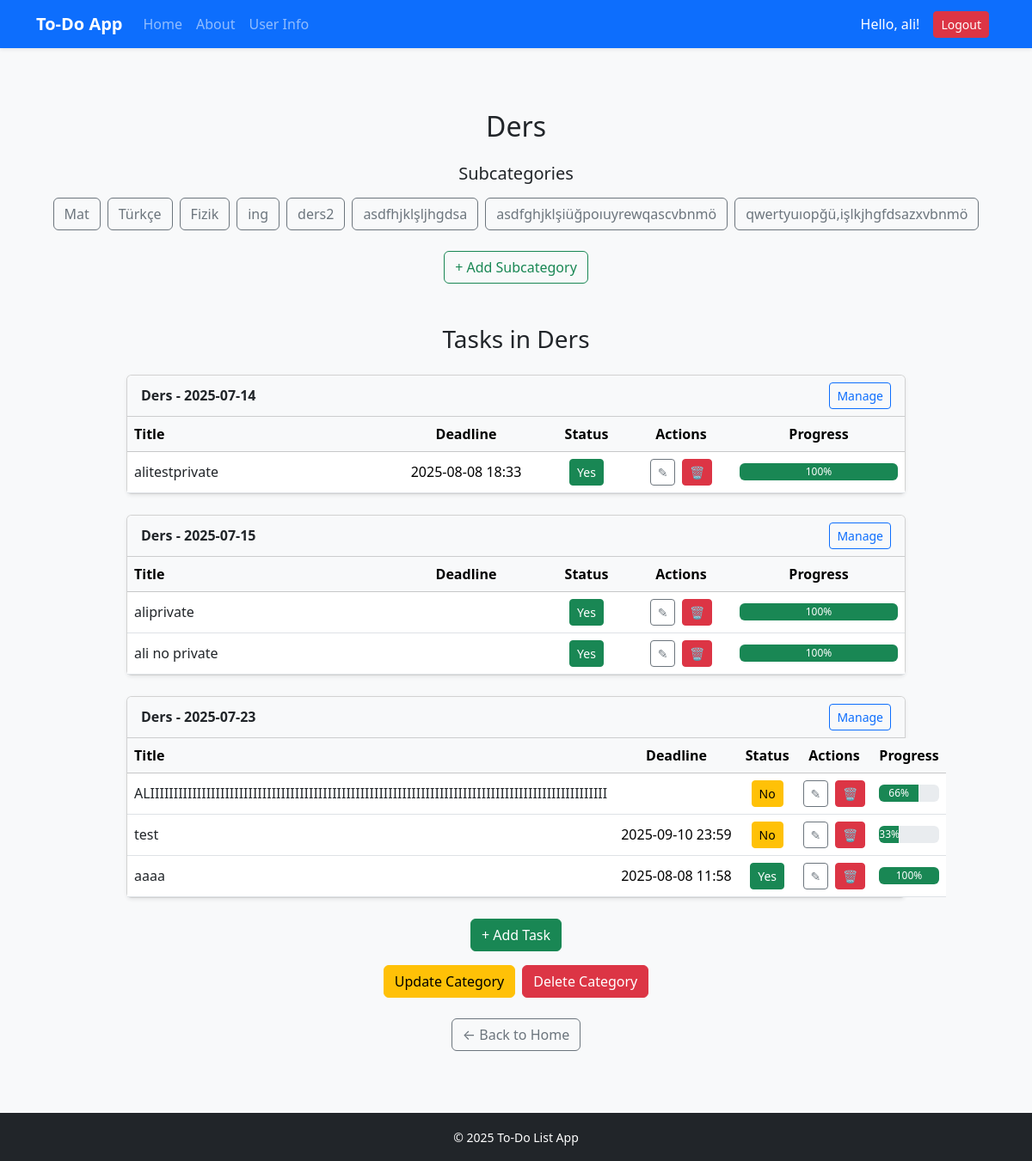
/category/1/ (signed in), run on the app's committed database.
### todo_app/models.py (models this page shows, shortened)
class Category(models.Model):
    name = models.CharField(max_length=100)
    parent = models.ForeignKey('self',on_delete=models.CASCADE,null=True,blank=True,related_name='subcategories')

class DailyTodoList(models.Model):
    category = models.ForeignKey(Category, on_delete=models.CASCADE, null=True, blank=True, related_name='daily_lists')
    name = models.CharField(max_length=100)
    date = models.DateField(default=datetime.today)
    user = models.ForeignKey(User, on_delete=models.CASCADE)

class Todos(models.Model):
    title = models.CharField(max_length=100, blank=True)
    description = models.TextField(max_length=1000, blank=True)
    finished = models.BooleanField(default=False)
    date_created = models.DateTimeField(default=now, blank=True)
    finished_date = models.DateTimeField(null=True, blank=True)
    deadline = models.DateTimeField(null=True, blank=True)
    is_private = models.BooleanField(default=True)
    daily_list = models.ForeignKey('DailyTodoList', on_delete=models.CASCADE, related_name='todos', null=True, blank=True)
    user = models.ForeignKey(User, on_delete=models.CASCADE)
    @property
    def progress(self):
        items = self.items.all()
        total = items.count()
        if total == 0:
            return 0
        done = items.filter(done=True).count()
        return int((done / total) * 100)
    class Meta:
        verbose_name = "Todo"
        verbose_name_plural = "Todos"

### todo_app/views.py (the view)
# urls.py: path('category/<int:category_id>/', views.category_view, name='category_view'),
@login_required
def category_view(request, category_id):
    category = get_object_or_404(Category, id=category_id)
    if request.user.is_superuser:
        daily_lists = DailyTodoList.objects.filter(category=category)
    else:
        daily_lists = DailyTodoList.objects.filter(category=category, user=request.user)
    subcategories = category.subcategories.all()
    return render(request, "todo_app/category_view.html", {
        'category': category,
        'daily_lists': daily_lists,
        'subcategories': subcategories,
    })

### todo_app/templates/todo_app/category_view.html (shortened to what this page needs)
{% extends "todo_app/base.html" %}
{% load static %}
{% block content %}
<div class="container my-5">
  <h2 class="text-center mb-3">{{ category.name }}</h2>
  {% if category.subcategories.exists %}
    <div class="text-center mt-4">
      <h5>Subcategories</h5>
      <div class="d-flex flex-wrap justify-content-center gap-2 mt-3">
        {% for sub in category.subcategories.all %}
          <a href="{% url 'category_view' sub.id %}" class="btn btn-outline-secondary">{{ sub.name }}</a>
        {% endfor %}
      </div>
    </div>
  {% else %}
    <p class="text-muted text-center mt-3">No subcategories found.</p>
  {% endif %}
  <div class="text-center my-4">
    <a class="btn btn-outline-success" href="{% url 'add_subcategory' category.id %}">+ Add Subcategory</a>
  </div>
  <h3 class="text-center mt-5 mb-4">Tasks in {{ category.name }}</h3>
  {% if daily_lists %}
    {% for dlist in daily_lists %}
      <div class="row justify-content-center mb-4">
        <div class="col-md-10">
          <div class="card shadow-sm">
            <div class="card-header bg-light d-flex justify-content-between align-items-center">
              <strong>{{ dlist.name }}</strong>
              <a href="{% url 'daily_list_detail' dlist.id %}" class="btn btn-sm btn-outline-primary">Manage</a>
            </div>
            <div class="card-body p-0">
              {% if dlist.todos.all %}
                <table class="table mb-0 text-nowrap align-middle">
                  <thead class="table-light">
                    <tr>
                      <th class="text-start">Title</th>
                      <th class="text-center" style="width: 180px;">Deadline</th>
                      <th class="text-center" style="width: 100px;">Status</th>
                      <th class="text-center" style="width: 120px;">Actions</th>
                      <th class="text-center" style="width: 200px;">Progress</th>
                    </tr>
                  </thead>
                  <tbody>
                    {% for todo in dlist.todos.all %}
                      <tr>
                        <td class="text-start">
                          <a href="{% url 'description' todo.id %}" class="text-decoration-none text-dark">
                            {{ todo.title }}
                          </a>
                        </td>
                        <td class="text-center">{{ todo.deadline|date:"Y-m-d H:i" }}</td>
                        <td class="text-center">
                          <button
                            class="btn btn-sm toggle-status-btn {% if todo.finished %}btn-success{% else %}btn-warning{% endif %}"
                            data-id="{{ todo.id }}">
                            {% if todo.finished %}Yes{% else %}No{% endif %}
                          </button>
                        </td>
                        <td class="text-center">
                          <div class="d-flex justify-content-center gap-2">
                            <a href="{% url 'update' todo.id %}" class="btn btn-outline-secondary btn-sm">✎</a>
                            <form method="POST" action="{% url 'delete' todo.id %}" class="d-inline">
                              <button type="submit" class="btn btn-danger btn-sm"
                                onclick="return confirm('Are you sure you want to delete this task?')">🗑</button>
                            </form>
                          </div>
                        </td>
                        <td class="text-center">
                          <div class="progress w-100" style="height: 20px;">
                            <div class="progress-bar bg-success"
                                role="progressbar"
                                style="width: {{ todo.progress }}%;"
                                aria-valuenow="{{ todo.progress }}"
                                aria-valuemin="0"
                                aria-valuemax="100">
                              {{ todo.progress }}%
                            </div>
                          </div>
                        </td>
                      </tr>
                    {% endfor %}
                  </tbody>
                </table>
              {% else %}
                <p class="p-3 text-center text-muted">No tasks for this date.</p>
              {% endif %}
            </div>
          </div>
        </div>
      </div>
    {% endfor %}
  {% else %}
    <p class="text-center text-muted">There are no task lists in this category yet.</p>
  {% endif %}
  <div class="text-center mt-4">
    <a class="btn btn-success" href="{% url 'add_todo_to_category' category.id %}">+ Add Task</a>
  </div>
  <div class="text-center mt-3 d-flex flex-wrap justify-content-center gap-2">
    <a class="btn btn-warning" href="{% url 'update_cat' category.id %}">Update Category</a>
    <form method="POST" action="{% url 'delete_category' category.id %}">
      <button type="submit" class="btn btn-danger"
        onclick="return confirm('Are you sure you want to delete this category?')">Delete Category</button>
    </form>
  </div>
  <div class="text-center mt-4">
    <a class="btn btn-outline-secondary" href="{% url 'index' %}">← Back to Home</a>
  </div>
</div>
{% endblock %}

### todo_app/templates/todo_app/base.html (shortened to what this page needs)
<!doctype html>
<html lang="en">
  <head>
    {% load static %}
    <link href="https://cdn.jsdelivr.net/npm/bootstrap@5.3.7/dist/css/bootstrap.min.css" rel="stylesheet">
  </head>
  <body class="d-flex flex-column min-vh-100 text-dark">
    <nav class="navbar navbar-expand-lg navbar-dark bg-primary shadow-sm">
      <div class="container">
        <a class="navbar-brand fw-bold" href="{% url 'index' %}">To-Do App</a>
        <div class="collapse navbar-collapse" id="navbarNav">
          <ul class="navbar-nav me-auto mb-2 mb-lg-0">
            <li class="nav-item">
              <a class="nav-link{% if request.resolver_match.url_name == 'index' %} active{% endif %}" href="{% url 'index' %}">Home</a>
            </li>
            <li class="nav-item">
              <a class="nav-link{% if request.resolver_match.url_name == 'about' %} active{% endif %}" href="{% url 'about' %}">About</a>
            </li>
            <li class="nav-item">
              <a class="nav-link{% if request.resolver_match.url_name == 'user_info' %} active{% endif %}" href="{% url 'user_info' %}">User Info</a>
            </li>
          </ul>
          <div class="d-flex align-items-center">
            {% if user.is_authenticated %}
              <span class="me-3 text-white">Hello, {{ user.username }}!</span>
              <form method="POST" action="{% url 'logout' %}">
                <button class="btn btn-danger btn-sm me-2" type="submit">Logout</button>
              </form>
            {% else %}
              <a class="btn btn-outline-light btn-sm me-2" href="{% url 'login' %}">Login</a>
              <a class="btn btn-warning btn-sm" href="{% url 'register' %}">Register</a>
            {% endif %}
          </div>
        </div>
      </div>
    </nav>
    <main class="container py-4 flex-grow-1">
      {% block content %}
      {% endblock content %}
    </main>
    <footer class="bg-dark text-white text-center py-3 mt-auto">
      <small>&copy; {% now "Y" %} To-Do List App</small>
    </footer>
  </body>
</html>

### todo_app/templates/todo_app/base.html (style rules this page uses)
body { background-color: #f8f9fa; }

### data on the page
Category: name "Ders"
Category: name "Mat"
Category: name "Türkçe"
Category: name "Fizik"
Category: name "ing"
Category: name "ders2"
Category: name "asdfhjklşljhgdsa"
Category: name "asdfghjklşiüğpoıuyrewqascvbnmö"
Category: name "qwertyuıopğü,işlkjhgfdsazxvbnmö"
DailyTodoList: name "Ders - 2025-07-14"
Todos: title "alitestprivate", deadline "2025-08-08 18:33", finished "Yes", progress "100"
DailyTodoList: name "Ders - 2025-07-15"
Todos: title "aliprivate", finished "Yes", progress "100"
Todos: title "ali no private", finished "Yes", progress "100"
DailyTodoList: name "Ders - 2025-07-23"
Todos: title "ALIIIIIIIIIIIIIIIIIIIIIIIIIIIIIIIIIIIIIIIIIIIIIIIIIIIIIIIIIIIIIIIIIIIIIIIIIIIIIIIIIIIIIIIIIIIIIIIIII", finished "No", progress "66"
Todos: title "test", deadline "2025-09-10 23:59", finished "No", progress "33"
Todos: title "aaaa", deadline "2025-08-08 11:58", finished "Yes", progress "100"

### other printed values
{{ user.username }} "ali"
